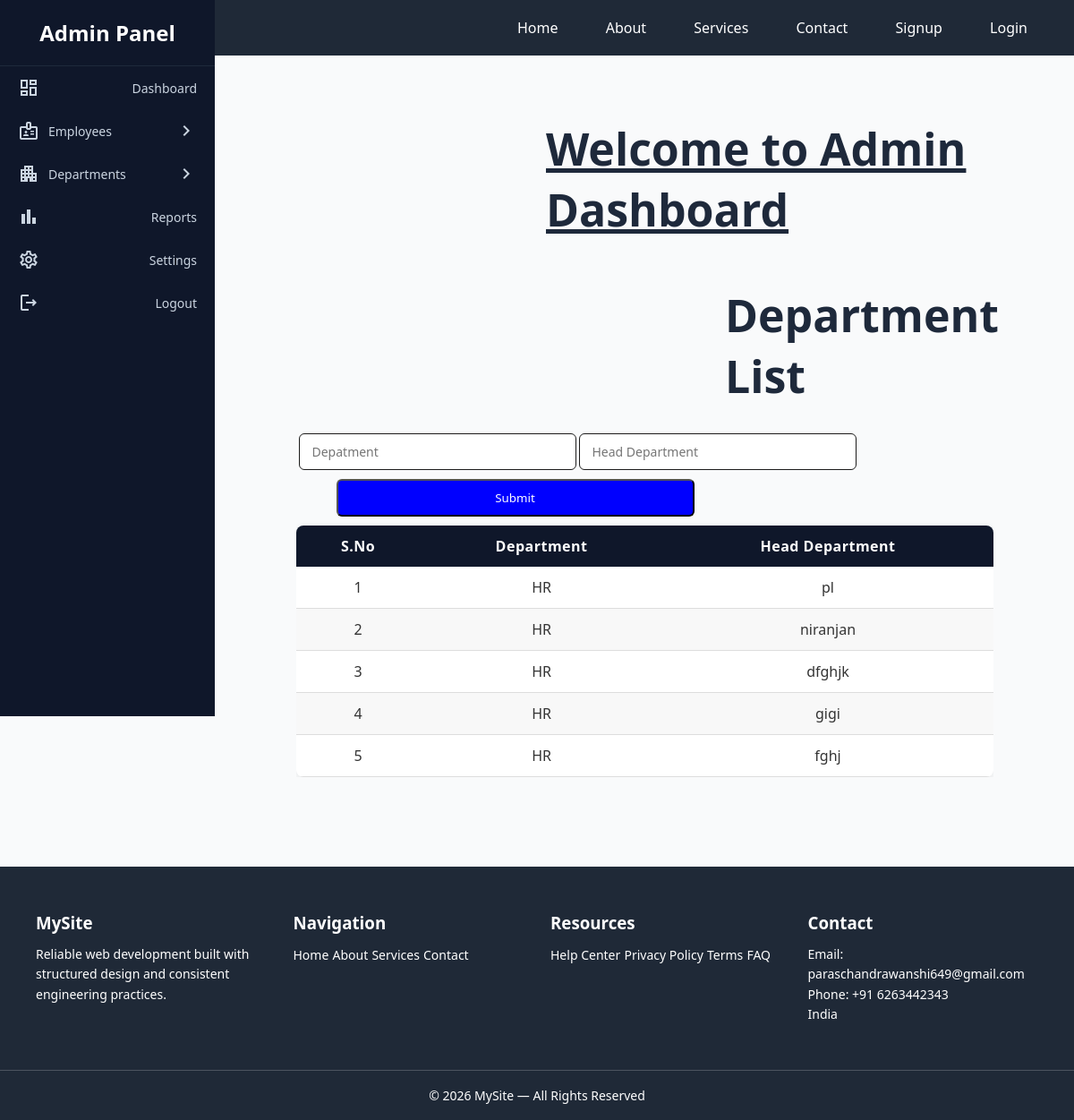
Page /department_list on the earlier database version.
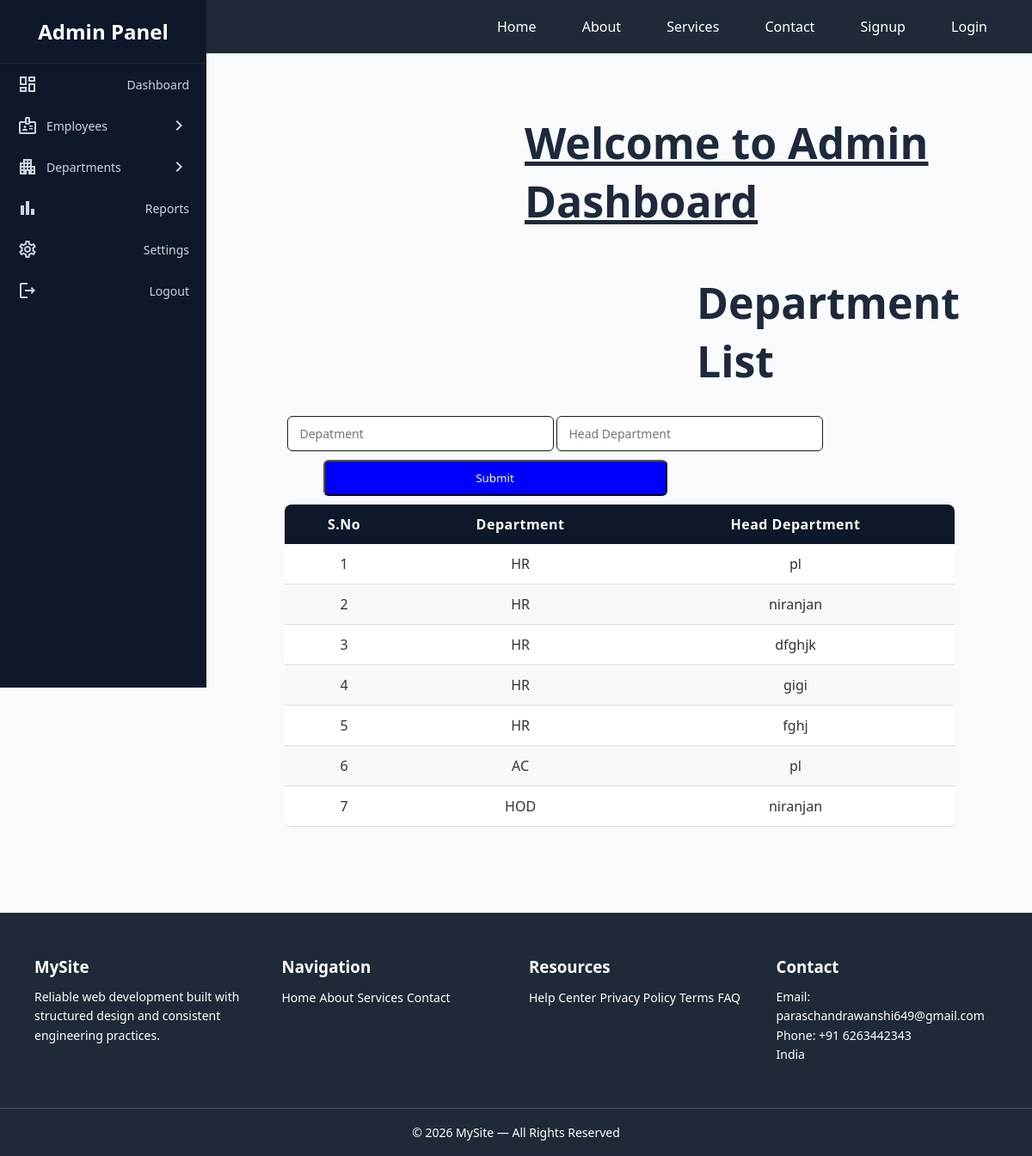
Same page on the later database version.
### app/models.py (models this page shows)
class dep(models.Model):
    d=models.CharField(max_length=50)
    h=models.CharField(max_length=50)

### app/views.py (the view)
# urls.py: path('department_list',views.department_list,name='department_list'),
def department_list(req):
    data2=dep.objects.all()
    return render(req,'admindashboard.html',{'department_list':True,'data2':data2})

### app/templates/admindashboard.html (shortened to what this page needs)
{% extends "base.html" %}
{% block content %}
<div class="sidebar">
    <h2>Admin Panel</h2>
    <a href="#">
        <span class="material-icons-outlined">dashboard</span>
        Dashboard
    </a>
    <label for="emp">
        <div style="display:flex; align-items:center; gap:10px;">
            <span class="material-icons-outlined">badge</span>
            Employees
        </div>
        <span class="material-icons-outlined arrow">chevron_right</span>
    </label>
    <label for="dept">
        <div style="display:flex; align-items:center; gap:10px;">
            <span class="material-icons-outlined">apartment</span>
            Departments
        </div>
        <span class="material-icons-outlined arrow">chevron_right</span>
    </label>
    <a href="#">
        <span class="material-icons-outlined">bar_chart</span>
        Reports
    </a>
    <a href="#">
        <span class="material-icons-outlined">settings</span>
        Settings
    </a>
    <a href="{% url 'logout' %}">
        <span class="material-icons-outlined">logout</span>
        Logout
    </a>
</div>
<div class="admin-content">
    <h1><u>Welcome to Admin Dashboard </u></h1>
{% if add_empolyee %}
    <h1 class="he">Add Employee</h1>
        <form action="{% url 'add_e' %}" method='POST'>
            {% csrf_token %}
            <div class="group_l">
                <label for=""> Full Name :-</label>
                <input type="text" name="name">
            </div>
            <div class="group_l">
                <label for="">Age :-</label>
                <input type="text" name="age">
            </div>
            <div class="group_l">
                <label for="">Contact :-</label>
                <input type="text" name="contact">
            </div>
            <div class="group_l">
                <label for="">Email :-</label>
                <input type="text" name="email">
            </div>
            <div class="group_l">
                <label for="">Department :-</label>
                <select name="department">
                    <option>HR</option>
                    <option>AC</option>
                    <option>MC</option>
                    <option>HOD</option>
                    <option>DC</option>
                </select>
            </div>
                <button class="btn-submit" type="submit">Add Employee</button>
        </form>
{% elif department_list %}
        <h1 class="he">Department List </h2>
<div class="table-container">
    <table class="employee-table">
        <thead>
            <form action="{% url 'search1' %}" method="POST" class="frm">
                <input type="text" name="dept" placeholder="Depatment" class="in">
                <input type="text" name="h_head" placeholder="Head Department" class="in">
                <input type="submit"  class="bt">
            </form>
            <tr>
                <th>S.No</th>
                <th>Department</th>
                <th>Head Department</th>
            </tr>
        </thead>
        <tbody>
            {% for i in data2 %}
            <tr>
                <td>{{ forloop.counter }}</td>
                <td>{{ i.d }}</td>
                <td>{{ i.h }}</td>
            </tr>
            {% endfor %}
        </tbody>
    </table>
</div>
{% endif %}
</div>
{% endblock %}

Differences in the rows shown:
added dep: d "AC", h "pl"
added dep: d "HOD", h "niranjan"
